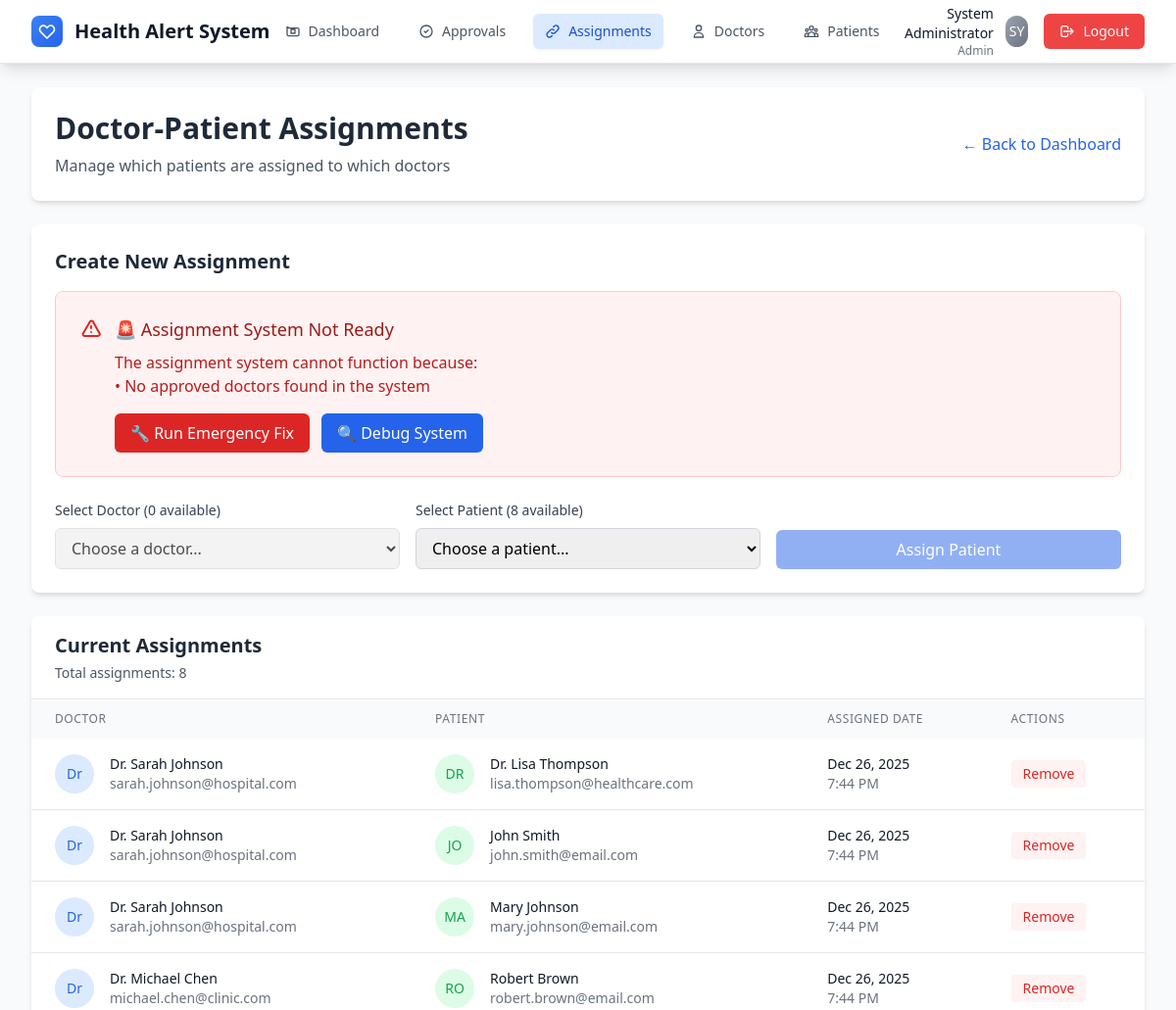
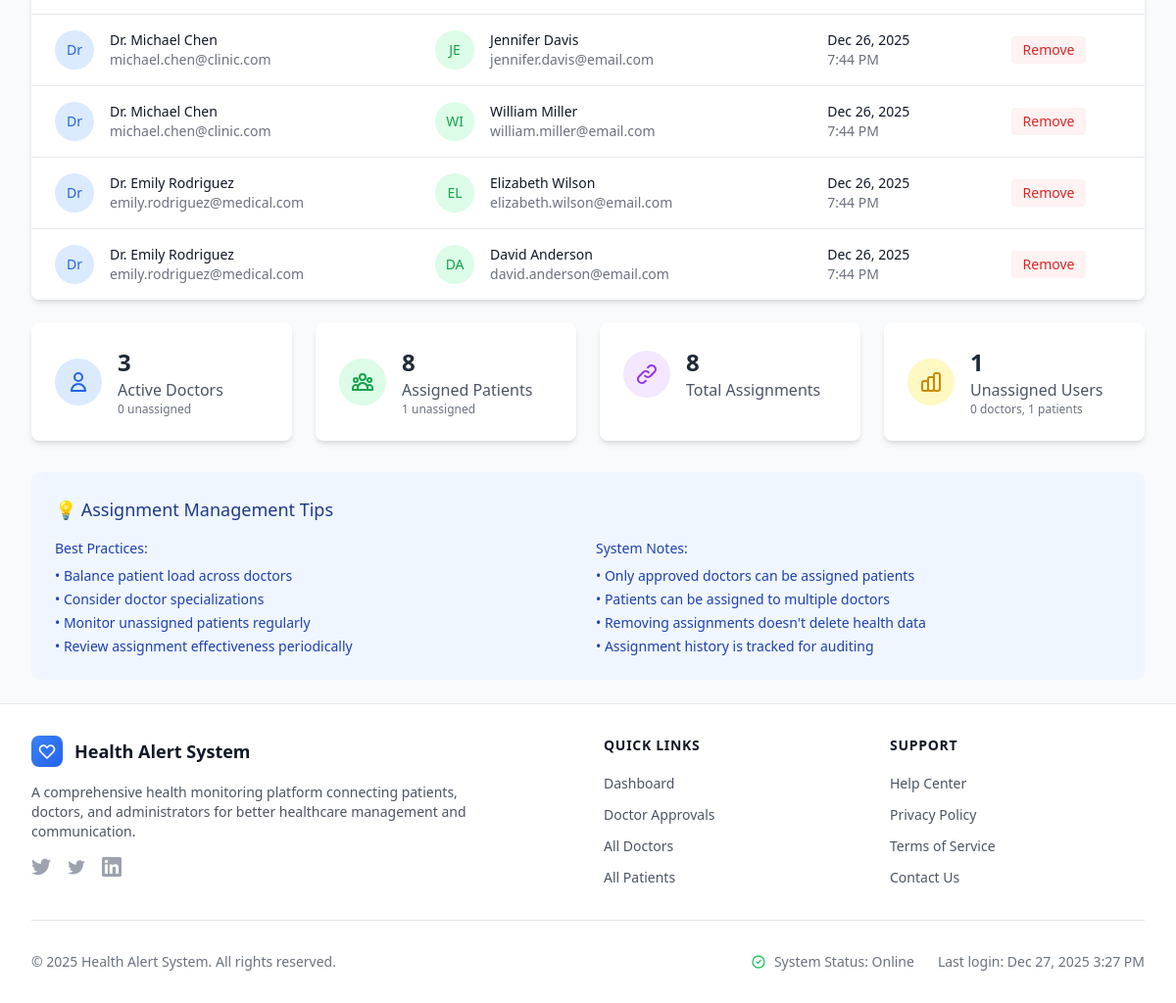
The page /admin/assign_patients.php (signed in) on the database its author committed (2 pictures, top to bottom).
### tables this page shows
CREATE TABLE doctor_patients (
    id INT PRIMARY KEY AUTO_INCREMENT,
    doctor_id INT NOT NULL,
    patient_id INT NOT NULL,
    created_at TIMESTAMP DEFAULT CURRENT_TIMESTAMP,
    FOREIGN KEY (doctor_id) REFERENCES users(id) ON DELETE CASCADE,
    FOREIGN KEY (patient_id) REFERENCES users(id) ON DELETE CASCADE,
    UNIQUE KEY unique_assignment (doctor_id, patient_id)
);

CREATE TABLE users (
    id INT PRIMARY KEY AUTO_INCREMENT,
    name VARCHAR(100) NOT NULL,
    email VARCHAR(100) UNIQUE NOT NULL,
    password VARCHAR(255) NOT NULL,
    role ENUM('patient', 'doctor', 'admin') NOT NULL,
    status ENUM('active', 'pending', 'inactive') DEFAULT 'active',
    created_at TIMESTAMP DEFAULT CURRENT_TIMESTAMP
);

### admin/assign_patients.php (the view, shortened to what this page needs)
<?php
require_once '../config/db.php';
$doctors_query = "SELECT id, name, email FROM users WHERE role = 'doctor' AND status = 'approved' ORDER BY name";
$doctors_result = mysqli_query($connection, $doctors_query);
$doctors_count = mysqli_num_rows($doctors_result);
$patients_query = "SELECT id, name, email FROM users WHERE role = 'patient' ORDER BY name";
$patients_result = mysqli_query($connection, $patients_query);
$patients_count = mysqli_num_rows($patients_result);
$assignments_query = "SELECT
    dp.id,
    d.name AS doctor_name,
    d.email AS doctor_email,
    p.name AS patient_name,
    p.email AS patient_email,
    dp.created_at
FROM doctor_patients dp
JOIN users d ON dp.doctor_id = d.id
JOIN users p ON dp.patient_id = p.id
ORDER BY dp.created_at DESC";
$assignments_result = mysqli_query($connection, $assignments_query);
include '../includes/header.php';
?>
<div class="max-w-7xl mx-auto">
    <div class="bg-white rounded-lg shadow-md p-6 mb-6">
        <div class="flex flex-col sm:flex-row justify-between items-start sm:items-center">
            <div>
                <h1 class="text-3xl font-bold text-gray-800 mb-2">Doctor-Patient Assignments</h1>
                <p class="text-gray-600">Manage which patients are assigned to which doctors</p>
            </div>
            <div class="mt-4 sm:mt-0">
                <a href="dashboard.php"
                   class="text-blue-600 hover:text-blue-800 font-medium">
                    ← Back to Dashboard
                </a>
            </div>
        </div>
    </div>
    <div class="bg-white rounded-lg shadow-md p-6 mb-6">
        <h2 class="text-xl font-semibold text-gray-800 mb-4">Create New Assignment</h2>
        <?php if ($doctors_count == 0 || $patients_count == 0): ?>
        <div class="bg-red-50 border border-red-200 rounded-lg p-6 mb-6">
            <div class="flex items-start">
                <div>
                    <h3 class="text-lg font-medium text-red-800 mb-2">🚨 Assignment System Not Ready</h3>
                    <p class="text-red-700 mb-4">
                        The assignment system cannot function because:
                        <?php if ($doctors_count == 0): ?>
                        <br>• No approved doctors found in the system
                        <?php endif; ?>
                    </p>
                    <div class="flex space-x-3">
                        <a href="../emergency_fix.php" class="bg-red-600 hover:bg-red-700 text-white px-4 py-2 rounded-md font-medium transition-colors">
                            🔧 Run Emergency Fix
                        </a>
                        <a href="../debug_assignment_system.php" class="bg-blue-600 hover:bg-blue-700 text-white px-4 py-2 rounded-md font-medium transition-colors">
                            🔍 Debug System
                        </a>
                    </div>
                </div>
            </div>
        </div>
        <?php endif; ?>
        <form method="POST" class="grid grid-cols-1 md:grid-cols-3 gap-4 items-end">
            <div>
                <label for="doctor_id" class="block text-sm font-medium text-gray-700 mb-2">
                    Select Doctor (<?php echo $doctors_count; ?> available)
                </label>
                <select name="doctor_id" id="doctor_id" required
                        class="w-full px-3 py-2 border border-gray-300 rounded-md focus:outline-none focus:ring-2 focus:ring-blue-500"
                        <?php echo ($doctors_count == 0) ? 'disabled' : ''; ?>>
                    <option value="">Choose a doctor...</option>
                </select>
            </div>
            <div>
                <label for="patient_id" class="block text-sm font-medium text-gray-700 mb-2">
                    Select Patient (<?php echo $patients_count; ?> available)
                </label>
                <select name="patient_id" id="patient_id" required
                        class="w-full px-3 py-2 border border-gray-300 rounded-md focus:outline-none focus:ring-2 focus:ring-blue-500"
                        <?php echo ($patients_count == 0) ? 'disabled' : ''; ?>>
                    <option value="">Choose a patient...</option>
                </select>
            </div>
            <div>
                <button type="submit"
                        class="w-full bg-blue-600 hover:bg-blue-700 text-white px-4 py-2 rounded-md transition-colors <?php echo ($doctors_count == 0 || $patients_count == 0) ? 'opacity-50 cursor-not-allowed' : ''; ?>"
                        <?php echo ($doctors_count == 0 || $patients_count == 0) ? 'disabled' : ''; ?>>
                    Assign Patient
                </button>
            </div>
        </form>
    </div>
    <div class="bg-white rounded-lg shadow-md overflow-hidden">
        <div class="px-6 py-4 border-b border-gray-200">
            <h2 class="text-xl font-semibold text-gray-800">Current Assignments</h2>
            <p class="text-gray-600 text-sm mt-1">
                Total assignments: <?php echo mysqli_num_rows($assignments_result); ?>
            </p>
        </div>
        <?php if (mysqli_num_rows($assignments_result) > 0): ?>
        <div class="overflow-x-auto">
            <table class="min-w-full">
                <thead class="bg-gray-50">
                    <tr>
                        <th class="px-6 py-3 text-left text-xs font-medium text-gray-500 uppercase tracking-wider">
                            Doctor
                        </th>
                        <th class="px-6 py-3 text-left text-xs font-medium text-gray-500 uppercase tracking-wider">
                            Patient
                        </th>
                        <th class="px-6 py-3 text-left text-xs font-medium text-gray-500 uppercase tracking-wider">
                            Assigned Date
                        </th>
                        <th class="px-6 py-3 text-left text-xs font-medium text-gray-500 uppercase tracking-wider">
                            Actions
                        </th>
                    </tr>
                </thead>
                <tbody class="bg-white divide-y divide-gray-200">
                    <?php while ($assignment = mysqli_fetch_assoc($assignments_result)): ?>
                    <tr class="hover:bg-gray-50 transition-colors">
                        <td class="px-6 py-4 whitespace-nowrap">
                            <div class="flex items-center">
                                <div class="flex-shrink-0 h-10 w-10">
                                    <div class="h-10 w-10 rounded-full bg-blue-100 flex items-center justify-center">
                                        <span class="text-blue-600 font-medium text-sm">
                                            Dr
                                        </span>
                                    </div>
                                </div>
                                <div class="ml-4">
                                    <div class="text-sm font-medium text-gray-900">
                                        <?php echo htmlspecialchars($assignment['doctor_name']); ?>
                                    </div>
                                    <div class="text-sm text-gray-500">
                                        <?php echo htmlspecialchars($assignment['doctor_email']); ?>
                                    </div>
                                </div>
                            </div>
                        </td>
                        <td class="px-6 py-4 whitespace-nowrap">
                            <div class="flex items-center">
                                <div class="flex-shrink-0 h-10 w-10">
                                    <div class="h-10 w-10 rounded-full bg-green-100 flex items-center justify-center">
                                        <span class="text-green-600 font-medium text-sm">
                                            <?php echo strtoupper(substr($assignment['patient_name'], 0, 2)); ?>
                                        </span>
                                    </div>
                                </div>
                                <div class="ml-4">
                                    <div class="text-sm font-medium text-gray-900">
                                        <?php echo htmlspecialchars($assignment['patient_name']); ?>
                                    </div>
                                    <div class="text-sm text-gray-500">
                                        <?php echo htmlspecialchars($assignment['patient_email']); ?>
                                    </div>
                                </div>
                            </div>
                        </td>
                        <td class="px-6 py-4 whitespace-nowrap">
                            <div class="text-sm text-gray-900">
                                <?php
                                if (isset($assignment['created_at']) && $assignment['created_at']) {
                                    echo date('M j, Y', strtotime($assignment['created_at']));
                                } else {
                                    echo 'N/A';
                                }
                                ?>
                            </div>
                            <div class="text-sm text-gray-500">
                                <?php
                                if (isset($assignment['created_at']) && $assignment['created_at']) {
                                    echo date('g:i A', strtotime($assignment['created_at']));
                                } else {
                                    echo 'Unknown time';
                                }
                                ?>
                            </div>
                        </td>
                        <td class="px-6 py-4 whitespace-nowrap text-sm font-medium">
                            <form method="POST" class="inline"
                                  onsubmit="return confirm('Are you sure you want to remove this assignment?');">
                                <button type="submit" name="remove_assignment"
                                        class="text-red-600 hover:text-red-900 bg-red-50 hover:bg-red-100 px-3 py-1 rounded transition-colors">
                                    Remove
                                </button>
                            </form>
                        </td>
                    </tr>
                    <?php endwhile; ?>
                </tbody>
            </table>
        </div>
        <?php endif; ?>
    </div>
    <?php
    $stats_query = "SELECT
                      COUNT(DISTINCT dp.doctor_id) as doctors_with_patients,
                      COUNT(DISTINCT dp.patient_id) as patients_assigned,
                      COUNT(*) as total_assignments
                   FROM doctor_patients dp";
    $stats_result = mysqli_query($connection, $stats_query);
    $stats = mysqli_fetch_assoc($stats_result);
    $unassigned_doctors_query = "SELECT COUNT(*) as count FROM users
                                WHERE role = 'doctor' AND status = 'approved'
                                AND id NOT IN (SELECT DISTINCT doctor_id FROM doctor_patients WHERE doctor_id IS NOT NULL)";
    $unassigned_doctors_result = mysqli_query($connection, $unassigned_doctors_query);
    $unassigned_doctors = mysqli_fetch_assoc($unassigned_doctors_result)['count'];
    $unassigned_patients_query = "SELECT COUNT(*) as count FROM users
                                 WHERE role = 'patient'
                                 AND id NOT IN (SELECT DISTINCT patient_id FROM doctor_patients WHERE patient_id IS NOT NULL)";
    $unassigned_patients_result = mysqli_query($connection, $unassigned_patients_query);
    $unassigned_patients = mysqli_fetch_assoc($unassigned_patients_result)['count'];
    ?>
    <div class="grid grid-cols-1 md:grid-cols-2 lg:grid-cols-4 gap-6 mt-6">
        <div class="bg-white rounded-lg shadow-md p-6">
            <div class="flex items-center">
                <div class="p-3 rounded-full bg-blue-100 text-blue-600 mr-4">
                    <svg class="w-6 h-6" fill="none" stroke="currentColor" viewBox="0 0 24 24">
                        <path stroke-linecap="round" stroke-linejoin="round" stroke-width="2" d="M16 7a4 4 0 11-8 0 4 4 0 018 0zM12 14a7 7 0 00-7 7h14a7 7 0 00-7-7z"></path>
                    </svg>
                </div>
                <div>
                    <p class="text-2xl font-bold text-gray-800"><?php echo $stats['doctors_with_patients'] ?: 0; ?></p>
                    <p class="text-gray-600">Active Doctors</p>
                    <p class="text-xs text-gray-500"><?php echo $unassigned_doctors; ?> unassigned</p>
                </div>
            </div>
        </div>
        <div class="bg-white rounded-lg shadow-md p-6">
            <div class="flex items-center">
                <div class="p-3 rounded-full bg-green-100 text-green-600 mr-4">
                </div>
                <div>
                    <p class="text-2xl font-bold text-gray-800"><?php echo $stats['patients_assigned'] ?: 0; ?></p>
                    <p class="text-gray-600">Assigned Patients</p>
                    <p class="text-xs text-gray-500"><?php echo $unassigned_patients; ?> unassigned</p>
                </div>
            </div>
        </div>
        <div class="bg-white rounded-lg shadow-md p-6">
            <div class="flex items-center">
                <div class="p-3 rounded-full bg-purple-100 text-purple-600 mr-4">
                    <svg class="w-6 h-6" fill="none" stroke="currentColor" viewBox="0 0 24 24">
                        <path stroke-linecap="round" stroke-linejoin="round" stroke-width="2" d="M13.828 10.172a4 4 0 00-5.656 0l-4 4a4 4 0 105.656 5.656l1.102-1.101m-.758-4.899a4 4 0 005.656 0l4-4a4 4 0 00-5.656-5.656l-1.1 1.1"></path>
                    </svg>
                </div>
                <div>
                    <p class="text-2xl font-bold text-gray-800"><?php echo $stats['total_assignments'] ?: 0; ?></p>
                    <p class="text-gray-600">Total Assignments</p>
                </div>
            </div>
        </div>
        <div class="bg-white rounded-lg shadow-md p-6">
            <div class="flex items-center">
                <div class="p-3 rounded-full bg-yellow-100 text-yellow-600 mr-4">
                </div>
                <div>
                    <p class="text-2xl font-bold text-gray-800"><?php echo $unassigned_doctors + $unassigned_patients; ?></p>
                    <p class="text-gray-600">Unassigned Users</p>
                    <p class="text-xs text-gray-500"><?php echo $unassigned_doctors; ?> doctors, <?php echo $unassigned_patients; ?> patients</p>
                </div>
            </div>
        </div>
    </div>
    <div class="mt-8 bg-blue-50 rounded-lg p-6">
        <h3 class="text-lg font-medium text-blue-900 mb-4">💡 Assignment Management Tips</h3>
        <div class="grid grid-cols-1 md:grid-cols-2 gap-4 text-sm text-blue-800">
            <div>
                <h4 class="font-medium mb-2">Best Practices:</h4>
                <ul class="space-y-1">
                    <li>• Balance patient load across doctors</li>
                    <li>• Consider doctor specializations</li>
                    <li>• Monitor unassigned patients regularly</li>
                    <li>• Review assignment effectiveness periodically</li>
                </ul>
            </div>
            <div>
                <h4 class="font-medium mb-2">System Notes:</h4>
                <ul class="space-y-1">
                    <li>• Only approved doctors can be assigned patients</li>
                    <li>• Patients can be assigned to multiple doctors</li>
                    <li>• Removing assignments doesn't delete health data</li>
                    <li>• Assignment history is tracked for auditing</li>
                </ul>
            </div>
        </div>
    </div>
</div>
<?php include '../includes/footer.php'; ?>

### rows shown on the page
doctor_patients: doctor.name "Dr. Sarah Johnson", doctor.email "sarah.johnson@hospital.com", patient.name "DR", patient.name "Dr. Lisa Thompson", patient.email "lisa.thompson@healthcare.com", created_at "Dec 26, 2025", created_at "7:44 PM"
doctor_patients: doctor.name "Dr. Sarah Johnson", doctor.email "sarah.johnson@hospital.com", patient.name "JO", patient.name "John Smith", patient.email "john.smith@email.com", created_at "Dec 26, 2025", created_at "7:44 PM"
doctor_patients: doctor.name "Dr. Sarah Johnson", doctor.email "sarah.johnson@hospital.com", patient.name "MA", patient.name "Mary Johnson", patient.email "mary.johnson@email.com", created_at "Dec 26, 2025", created_at "7:44 PM"
doctor_patients: doctor.name "Dr. Michael Chen", doctor.email "michael.chen@clinic.com", patient.name "RO", patient.name "Robert Brown", patient.email "robert.brown@email.com", created_at "Dec 26, 2025", created_at "7:44 PM"
doctor_patients: doctor.name "Dr. Michael Chen", doctor.email "michael.chen@clinic.com", patient.name "JE", patient.name "Jennifer Davis", patient.email "jennifer.davis@email.com", created_at "Dec 26, 2025", created_at "7:44 PM"
doctor_patients: doctor.name "Dr. Michael Chen", doctor.email "michael.chen@clinic.com", patient.name "WI", patient.name "William Miller", patient.email "william.miller@email.com", created_at "Dec 26, 2025", created_at "7:44 PM"
doctor_patients: doctor.name "Dr. Emily Rodriguez", doctor.email "emily.rodriguez@medical.com", patient.name "EL", patient.name "Elizabeth Wilson", patient.email "elizabeth.wilson@email.com", created_at "Dec 26, 2025", created_at "7:44 PM"
doctor_patients: doctor.name "Dr. Emily Rodriguez", doctor.email "emily.rodriguez@medical.com", patient.name "DA", patient.name "David Anderson", patient.email "david.anderson@email.com", created_at "Dec 26, 2025", created_at "7:44 PM"

### other values the page prints
$item[1] "Dashboard"
$item[1] "Approvals"
$item[1] "Assignments"
$item[1] "Doctors"
$item[1] "Patients"
$_SESSION['name'] "System Administrator"
$_SESSION['role'] "Admin"
substr($_SESSION['name'], 0, 2) "SY"
$doctors_count "0"
$patients_count "8"
mysqli_num_rows($assignments_result) "8"
$stats['doctors_with_patients'] ?: 0 "3"
$unassigned_doctors "0"
$stats['patients_assigned'] ?: 0 "8"
$unassigned_patients "1"
